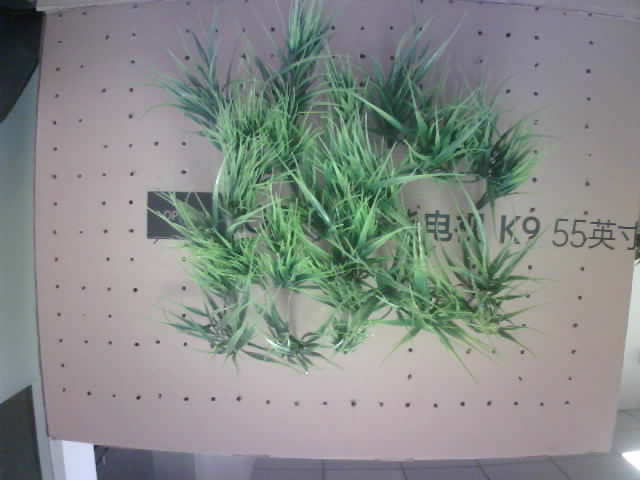
#> input picture input_data/01.jpeg, 640 x 480 px; its folder holds only this picture in this run
$ python -i hsv_analyzer.py   (imports and definitions only)
#> lines starting #> are read from the running program, lines starting #| are printed output that depends on the picture
import sys
import os
import matplotlib.pyplot as plt
import cv2
import numpy as np
import matplotlib
# [1 line not run here, left out]

# 设置matplotlib中文字体
plt.rcParams['font.sans-serif'] = ['SimHei',
                                   'Microsoft YaHei', 'SimSun', 'Arial Unicode MS']
plt.rcParams['axes.unicode_minus'] = False  # 解决保存图像是负号'-'显示为方块的问题


def analyze_hsv_thresholds(image_path):
    """
    分析图像的HSV阈值

    参数:
        image_path: 图像路径

    返回:
        tuple: (分析结果图像, HSV统计信息, 建议的HSV阈值)
    """
#> called with image_path = '../input_data/01.jpeg'
    try:
        print(f"\n正在处理图片: {image_path}")

        # 读取图像
        image = cv2.imread(image_path)
#> image is the input picture: shape (480, 640, 3); mean B, G, R 136, 139.4, 133.8
        if image is None:
            print(f"错误: 无法读取图像: {image_path}")
            return None, None, None

        print(f"图像尺寸: {image.shape}")
#| 图像尺寸: (480, 640, 3)

        # 转换为RGB
        image = cv2.cvtColor(image, cv2.COLOR_BGR2RGB)

        # 转换为HSV
        hsv = cv2.cvtColor(image, cv2.COLOR_RGB2HSV)
#> hsv: shape (480, 640, 3); mean H, S, V 95.1, 32.2, 145.5
        h, s, v = cv2.split(hsv)
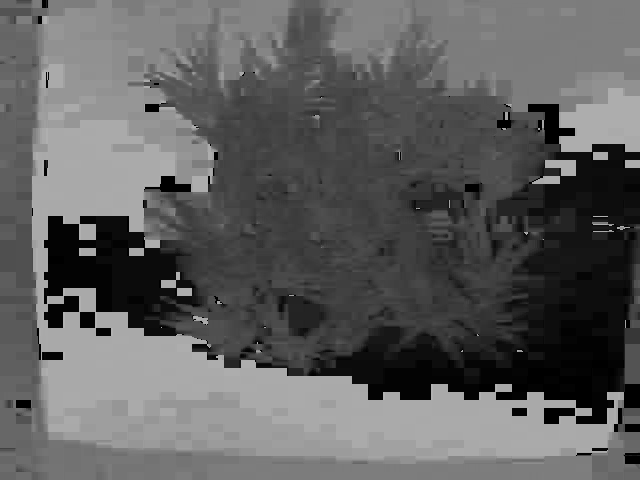
#> h: shape (480, 640); min 0, max 179, mean 95.1
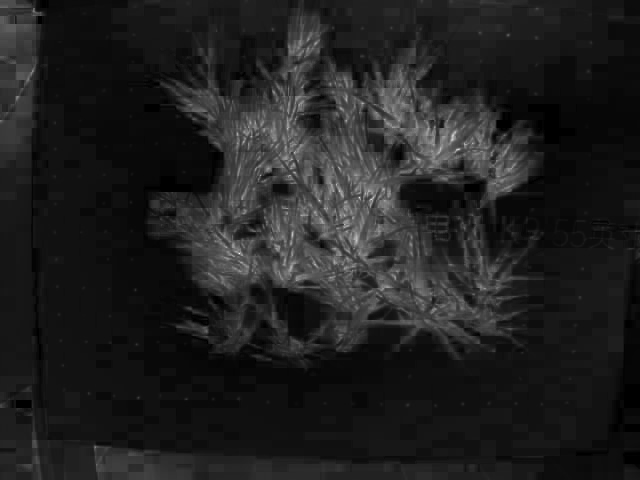
#> s: shape (480, 640); min 0, max 250, mean 32.2
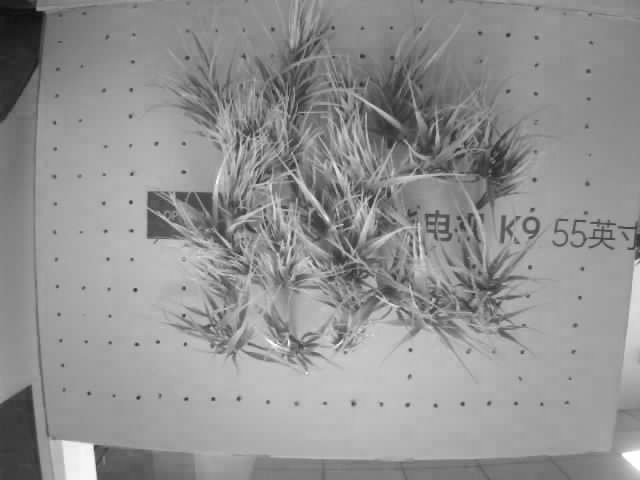
#> v: shape (480, 640); min 14, max 255, mean 145.5

        print("HSV通道分离成功")

        # 计算直方图
        h_hist = cv2.calcHist([h], [0], None, [180], [0, 180])
#> h_hist = 180 values, max 25331 at index 169, min 0 at index 1, mean 1706.7
        s_hist = cv2.calcHist([s], [0], None, [256], [0, 256])
#> s_hist = 256 values, max 17094 at index 17, min 0 at index 181, mean 1200
        v_hist = cv2.calcHist([v], [0], None, [256], [0, 256])
#> v_hist = 256 values, max 6799 at index 161, min 0 at index 0, mean 1200

        print("直方图计算完成")

        # 创建图形
        plt.figure(figsize=(15, 10))

        # 显示原始图像
        plt.subplot(221)
        plt.imshow(image)
        plt.title('原始图像')
        plt.axis('off')

        # 显示HSV直方图
        plt.subplot(222)
        plt.plot(h_hist, label='H')
        plt.plot(s_hist, label='S')
        plt.plot(v_hist, label='V')
        plt.title('HSV直方图')
        plt.legend()

        # 显示HSV通道
        plt.subplot(223)
        plt.imshow(h, cmap='hsv')
        plt.title('H通道')
        plt.axis('off')

        plt.subplot(224)
        plt.imshow(s, cmap='gray')
        plt.title('S通道')
        plt.axis('off')

        # 将图形转换为图像
        plt.tight_layout()
        fig = plt.gcf()
        fig.canvas.draw()
        analysis_image = np.frombuffer(
            fig.canvas.tostring_rgb(), dtype=np.uint8)
        analysis_image = analysis_image.reshape(
            fig.canvas.get_width_height()[::-1] + (3,))
        plt.close()
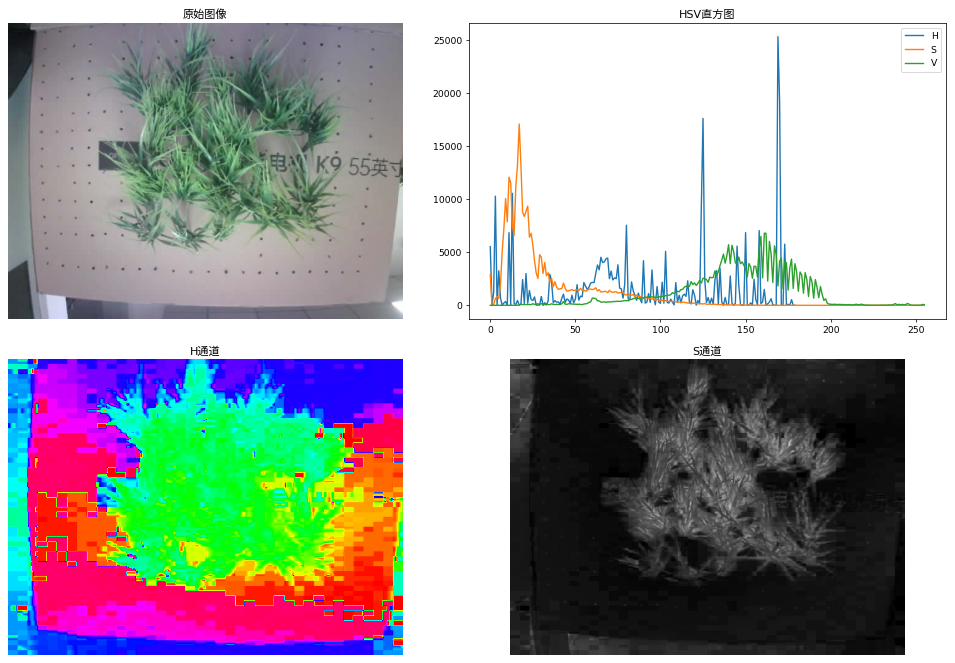
#> figure drawn by matplotlib, 4 panels; panel 2: curve peaks at x = 169, y = 25331; panel 2: curve peaks at x = 17, y = 17094; panel 2: curve peaks at x = 161, y = 6799

        # 计算HSV统计信息
        h_mean, h_std = np.mean(h), np.std(h)
#> h_mean = 95.12; h_std = 54.16
        s_mean, s_std = np.mean(s), np.std(s)
#> s_mean = 32.17; s_std = 26.76
        v_mean, v_std = np.mean(v), np.std(v)
#> v_mean = 145.5; v_std = 32.03

        # 计算建议的HSV阈值
        suggested_thresholds = {
            'h': (max(30, int(h_mean - 2*np.std(h))), min(100, int(h_mean + 2*np.std(h)))),
            's': (max(20, int(s_mean - 1.5*np.std(s))), 255),
            'v': (max(20, int(v_mean - 1.5*np.std(v))), 255)
        }
#> suggested_thresholds = {'h': (30, 100), 's': (20, 255), 'v': (97, 255)}

        stats = {
            'h': {'mean': h_mean, 'std': h_std},
            's': {'mean': s_mean, 'std': s_std},
            'v': {'mean': v_mean, 'std': v_std}
        }

        return analysis_image, stats, suggested_thresholds

    except Exception as e:
        print(f"处理图片时出错: {str(e)}")
        print(f"错误类型: {type(e).__name__}")
        import traceback
        traceback.print_exc()
        return None, None, None


# [50 lines not run here, left out]

>>> result = analyze_hsv_thresholds('../input_data/01.jpeg')

$ run again, on input_data/image_8616633395929849856_20250530_112824.jpg
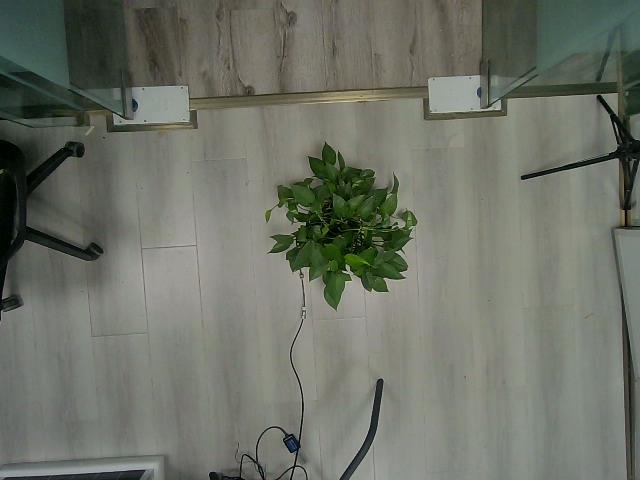
#> input picture input_data/image_8616633395929849856_20250530_112824.jpg, 640 x 480 px
#> in analyze_hsv_thresholds, image is the input picture: shape (480, 640, 3); mean B, G, R 103.6, 114, 110.1
#| 图像尺寸: (480, 640, 3)
#> hsv: shape (480, 640, 3); mean H, S, V 42, 33.7, 114.6
#> in analyze_hsv_thresholds, `h, s, v = cv2.split(hsv)`:
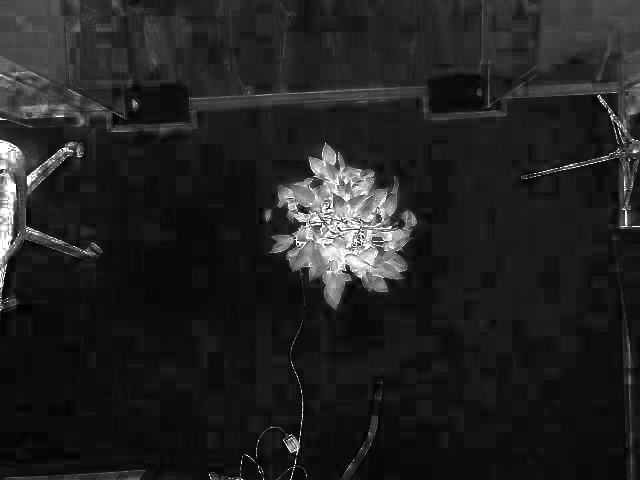
#> s: shape (480, 640); min 0, max 255, mean 33.7
#> h_hist = 180 values, max 30674 at index 35, min 0 at index 1, mean 1706.7
#> s_hist = 256 values, max 19705 at index 14, min 0 at index 1, mean 1200
#> v_hist = 256 values, max 7786 at index 133, min 0 at index 199, mean 1200
#> in analyze_hsv_thresholds, `plt.close()`:
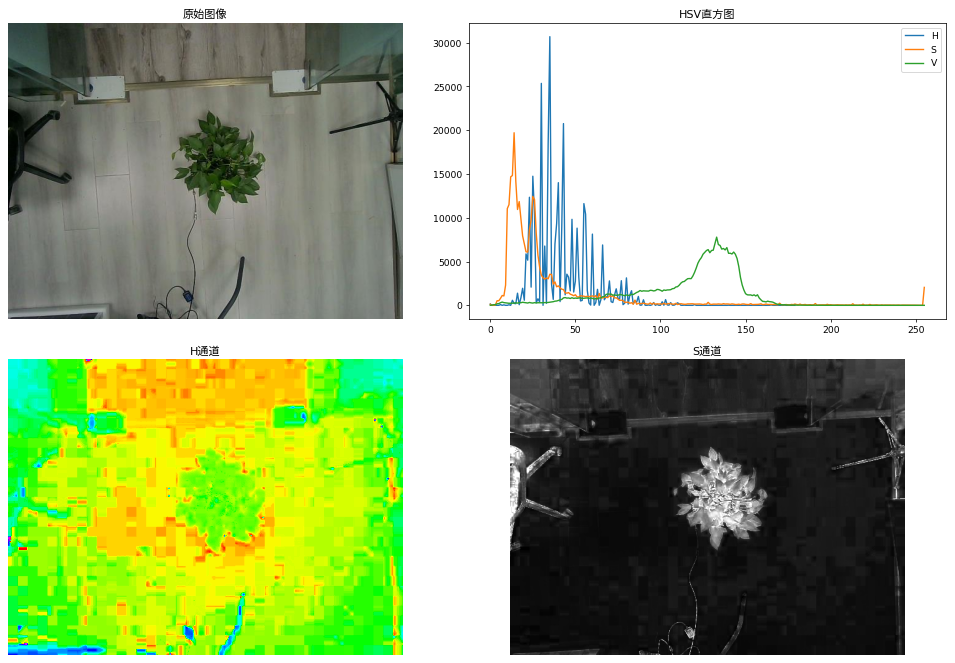
#> figure drawn by matplotlib, 4 panels; panel 2: curve peaks at x = 35, y = 30674; panel 2: curve peaks at x = 14, y = 19705; panel 2: curve peaks at x = 133, y = 7786
#> h_mean = 42.04; h_std = 16.46
#> s_mean = 33.67; s_std = 37.14
#> v_mean = 114.6; v_std = 32.64
#> suggested_thresholds = {'h': (30, 74), 's': (20, 255), 'v': (65, 255)}
